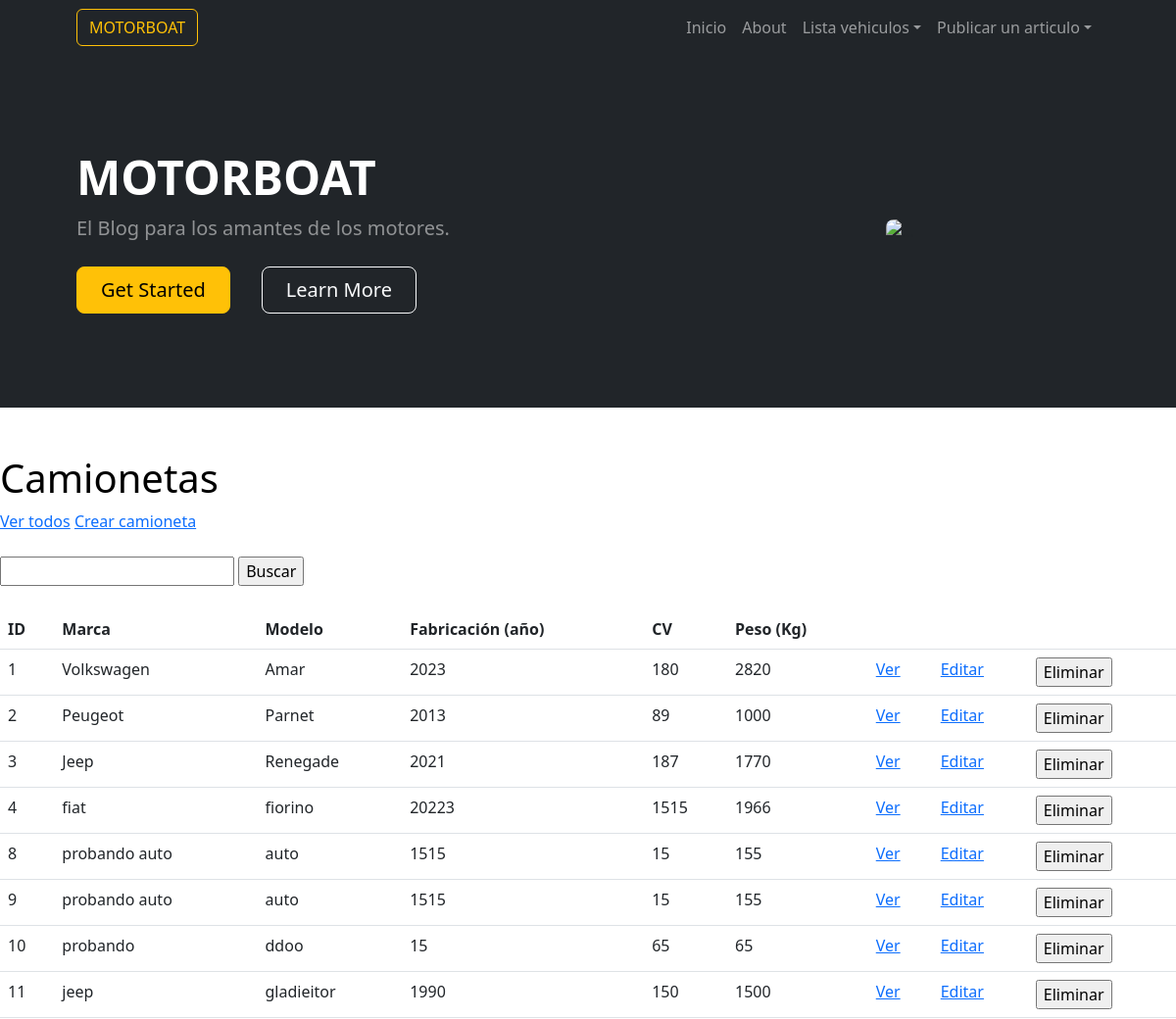
Before: /vehiculos/camionetas/ (upper part) with the older database file.
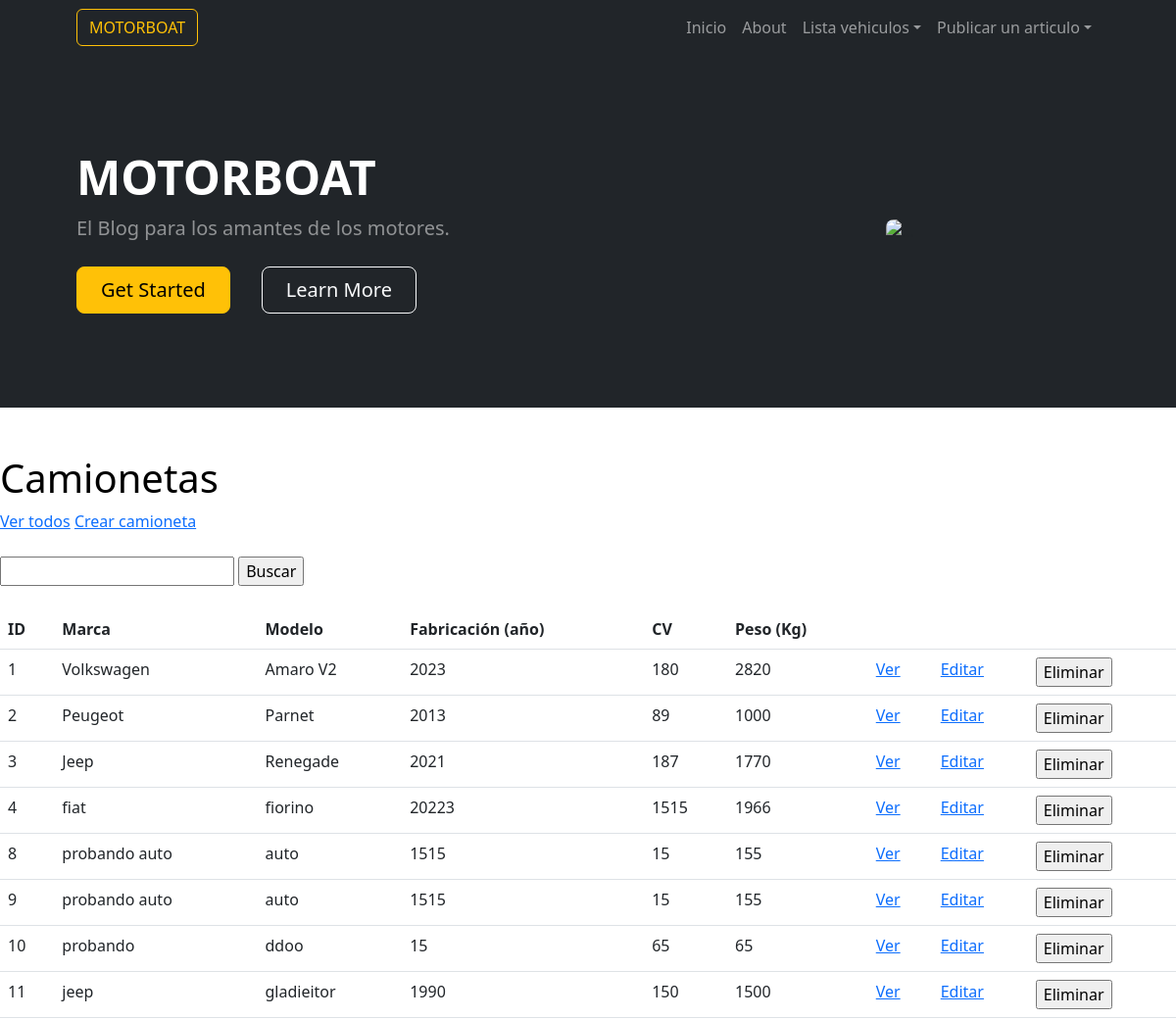
After: the same page with the newer database file.
### app_vehiculos/models.py (models this page shows, shortened)
class Camioneta(models.Model):
    marca = models.CharField(max_length=256)
    modelo = models.CharField(max_length=256)
    fabricacion = models.IntegerField()
    cv= models.IntegerField(blank=True)
    peso = models.IntegerField(blank=True)

### app_vehiculos/views.py (the view)
# urls.py: path('camionetas/', listar_camioneta, name="listar_camionetas"),
def listar_camioneta(request):
    contexto = {
        "vehiculos": Camioneta.objects.all()
    }
    http_response = render(
        request=request,
        template_name='app_vehiculos/listar_camioneta.html',
        context=contexto,
    )
    return http_response

### app_vehiculos/templates/app_vehiculos/listar_camioneta.html (shortened to what this page needs)
{% extends "base.html" %}
{% block contenido %}
<h1 style="color:black;">
  Camionetas
</h1>
<a href="{% url 'listar_camionetas' %}">Ver todos</a>
<a href="{% url 'crear_camioneta' %}">Crear camioneta</a>
<br><br>
<form action="{% url 'buscar_camionetas' %}" method="post">
  <input type="text" name="busqueda">
  <input type="submit" value="Buscar">
</form>
<br>
<table class="table">
  <thead>
    <tr>
      <th>ID</th>
      <th>Marca</th>
      <th>Modelo</th>
      <th>Fabricación (año)</th>
      <th>CV</th>
      <th>Peso (Kg)</th>
      <th></th>
      <th></th>
      <th></th>
    </tr>
  </thead>
  <tbody>
    {% for vehiculo in vehiculos %}
    <tr>
      <td>{{ vehiculo.id }}</td>
      <td>{{ vehiculo.marca }}</td>
      <td>{{ vehiculo.modelo }}</td>
      <td>{{ vehiculo.fabricacion }}</td>
      <td>{{ vehiculo.cv }}</td>
      <td>{{ vehiculo.peso }}</td>
      <td>
        <a href="{% url 'ver_camioneta' vehiculo.id %}">Ver</a>
      </td>
      <td>
        <a href="{% url 'editar_camioneta' vehiculo.id %}">Editar</a>
      </td>
      <td>
        <form action="{% url 'eliminar_camioneta' vehiculo.id %}" method="post">
          <input type="submit" value="Eliminar"/>
        </form>
      </td>
    </tr>
    {% endfor %}
  </tbody>
</table>
{% endblock contenido %}

Changed rows visible on the page:
changed Camioneta "Volkswagen": modelo "Amar" → "Amaro V2"
